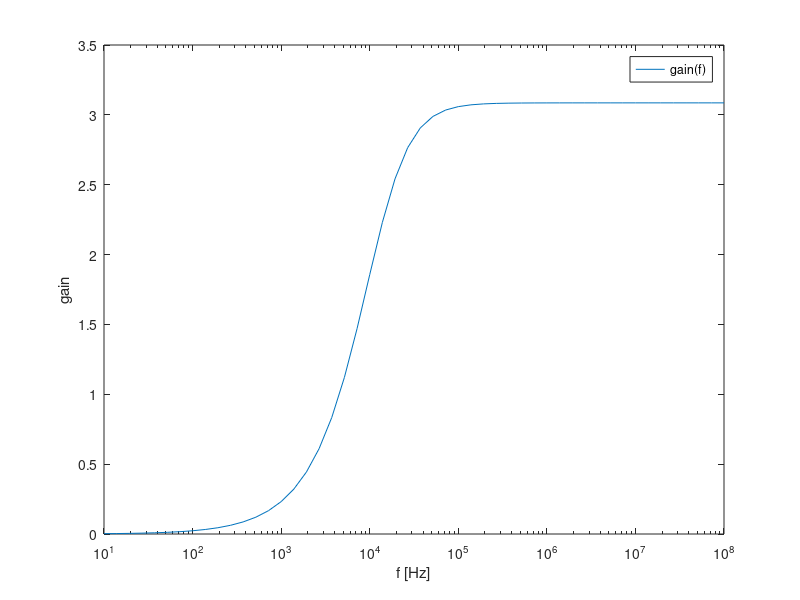
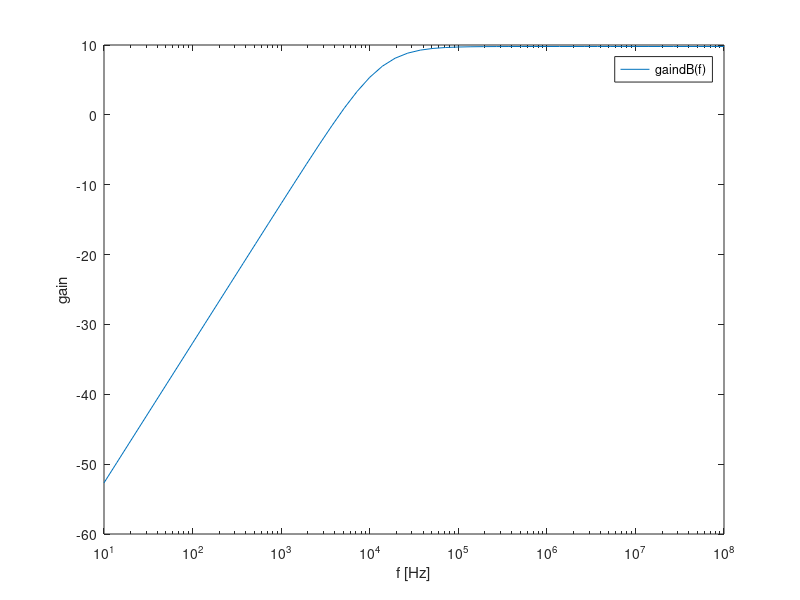

These figures' MATLAB source, in order:
close all
clear all
format long

f = 100e3;
w = 2*pi*f;


%gain stage

VT=25e-3
BFN=178.7
VAFN=69.7
VBEON=0.7


 printf("ModelData_TAB \n"); 
 printf("$V_{A}$ = %f V\n", VAFN);
 printf("$V_{BEON}$ = %f V \n", VBEON);
 printf("$V_{T}$ = %f V\n", VT);
 printf("$beta$ = %f \n", BFN); 
 printf("ModelData_END \n \n");


RE1=100
RC1=1000
RB1=80000
RB2=20000
VCC=12
RS=100

Ci=1e-3;
Cb=1e-3;
Co=1e-6;
RL=8;
Vinput=1;


 printf("UsedValues_TAB \n"); 
 printf("$V_{CC}$ = %e V\n", VCC);
 printf("$R_{inp}$ = %e Ohm\n", RS); 
 printf("$R_{1}$ = %e Ohm \n", RB1);
 printf("$R_{2}$ = %e Ohm \n", RB2);
 printf("$R_{c}$ = %e Ohm \n", RC1);
 printf("$R_{e}$ = %e Ohm \n", RE1);
 printf("$C_{inp}$ = %e F \n", Ci);
 printf("$C_{b}$ = %e F \n", Cb);
 printf("UsedValues_END \n \n");


%op
RB=1/(1/RB1+1/RB2)
VEQ=RB2/(RB1+RB2)*VCC
IB1=(VEQ-VBEON)/(RB+(1+BFN)*RE1)
IC1=BFN*IB1
IE1=(1+BFN)*IB1
VE1=RE1*IE1
VO1=VCC-RC1*IC1
VCE=VO1-VE1

 printf("GainOP_TAB \n"); 
 printf("$R_{B}$ = %e Ohm\n", RB);
 printf("$V_{eq}$ = %e V\n", VEQ); 
 printf("$I_{B1}$ = %e A \n", IB1);
 printf("$I_{C1}$ = %e A \n", IC1);
 printf("$I_{E1}$ = %e A \n", IE1);
 printf("$V_{E1}$ = %e V \n", VE1);
 printf("$V_{O1}$ = %e V \n", VO1);
 printf("$V_{CE}$ = %e V \n", VCE);
 printf("GainOP_END \n \n");

%incremental
gm1=IC1/VT
rpi1=BFN/gm1
ro1=VAFN/IC1

RSB=RB*RS/(RB+RS)

%ac
AV1 = RSB/RS * RC1*(RE1-gm1*rpi1*ro1)/((ro1+RC1+RE1)*(RSB+rpi1+RE1)+gm1*RE1*ro1*rpi1 - RE1^2)
AVI_DB = 20*log10(abs(AV1))
AV1simple = RB/(RB+RS) * gm1*RC1/(1+gm1*RE1)
AVIsimple_DB = 20*log10(abs(AV1simple))

RE1=0
AV1 = RSB/RS * RC1*(RE1-gm1*rpi1*ro1)/((ro1+RC1+RE1)*(RSB+rpi1+RE1)+gm1*RE1*ro1*rpi1 - RE1^2)
AVI_DB = 20*log10(abs(AV1))
AV1simple =  - RSB/RS * gm1*RC1/(1+gm1*RE1)
AVIsimple_DB = 20*log10(abs(AV1simple))

 printf("GainAV_TAB \n"); 
 printf("$A_{V1}$ = %e dB\n", AVI_DB);
 printf("$A_{VIsimple}$ = %e dB\n", AVIsimple_DB); 
 printf("GainAV_END \n \n"); 
 
RE1=100
ZI1 = 1/(1/RB+1/(((ro1+RC1+RE1)*(rpi1+RE1)+gm1*RE1*ro1*rpi1 - RE1^2)/(ro1+RC1+RE1)))
ZX = ro1*((RSB+rpi1)*RE1/(RSB+rpi1+RE1))/(1/(1/ro1+1/(rpi1+RSB)+1/RE1+gm1*rpi1/(rpi1+RSB)))
ZX = ro1*(   1/RE1+1/(rpi1+RSB)+1/ro1+gm1*rpi1/(rpi1+RSB)  )/(   1/RE1+1/(rpi1+RSB) ) 
ZO1 = 1/(1/ZX+1/RC1)

RE1=0
ZI1 = 1/(1/RB+1/(((ro1+RC1+RE1)*(rpi1+RE1)+gm1*RE1*ro1*rpi1 - RE1^2)/(ro1+RC1+RE1)))
ZO1 = 1/(1/ro1+1/RC1)

 printf("GainImpedance_TAB \n"); 
 printf("$Z_{In1}$ = %e Ohm\n", ZI1);
 printf("$Z_{Oot1}$ = %e Ohm\n", ZO1); 
 printf("GainImpedance_END \n \n");
 
%ouput stage
BFP = 227.3
VAFP = 37.2
RE2 = 100
VEBON = 0.7
VI2 = VO1
IE2 = (VCC-VEBON-VI2)/RE2
IC2 = BFP/(BFP+1)*IE2
VO2 = VCC - RE2*IE2

 printf("OutputModel_TAB \n"); 
 printf("$beta$ = %f \n", BFP); 
 printf("$V_{AFP}$ = %f V\n", VAFP);
 printf("$V_{BEON}$ = %f V \n", VEBON);
 printf("OutputModel_END \n \n");
 
 printf("OutputOP_TAB \n"); 
 printf("$V_{I2}$ = %e V\n", VI2);
 printf("$I_{E2}$ = %e A \n", IE2);
 printf("$I_{C2}$ = %e A \n", IC2);
 printf("$V_{O2}$ = %e V \n", VO2);
 printf("OutputOP_END \n \n");
 

gm2 = IC2/VT
go2 = IC2/VAFP
gpi2 = gm2/BFP
ge2 = 1/RE2

AV2 = gm2/(gm2+gpi2+go2+ge2)
ZI2 = (gm2+gpi2+go2+ge2)/gpi2/(gpi2+go2+ge2)
ZO2 = 1/(gm2+gpi2+go2+ge2)

rpi2 = BFP/gm2;
ro2 = VAFP/IC2;
gm2 = IC2/VT;


 printf("OutputAV_TAB \n"); 
 printf("$A_{V2}$ = %e dB\n", AV2);
 printf("OutputAV_END \n \n"); 
 
 printf("OutputImpedance_TAB \n"); 
 printf("$Z_{In2}$ = %e Ohm\n", ZI2);
 printf("$Z_{Out2}$ = %e Ohm\n", ZO2); 
 printf("OutputImpedance_END \n \n");



%total
gB = 1/(1/gpi2+ZO1)
AV = (gB+gm2/gpi2*gB)/(gB+ge2+go2+gm2/gpi2*gB)*AV1
AV_DB = 20*log10(abs(AV))
ZI=ZI1
ZO=1/(go2+gm2/gpi2*gB+ge2+gB)


 printf("Total_TAB \n"); 
 printf("$A_{V}$ = %e dB\n", AV_DB);
 printf("$Z_{I}$ = %e Ohm\n", ZI);
 printf("$Z_{O}$ = %e Ohm\n", ZO); 
 printf("Total_END \n \n");
 
 printf("ZTOTAL_TAB \n"); 
 printf("$Z_{I}$ = %e Ohm\n", ZI);
 printf("$Z_{O}$ = %e Ohm\n", ZO); 
 printf("ZTOTAL_END \n \n");



% GRANDEZAS PARA PÔR NAS TABELAS

%tabela zin/zout/gain
diary on
Zi = ZI
Zo = ZO
Zi1 = ZI1
Zo1 = ZO1
Zi2 = ZI2
Zo2 = ZO2
Gain = abs(AV)
Gain1 = abs(AV1)
Gain2 = abs(AV2)
diary off

%tabela op
diary on
Vbase = VEQ
Vcoll = -RC1*IC1+VCC
Vemit = VE1
Vemit2 = -RE2*IE2+VCC
Vin = 0
Vin2 = 0
Vout = 0
Vvcc = VCC
diary off

% FREQUENCY RESPONSE
f_H=f;
f_L= (1/(3*Ci)+ 1/((ZO+RL)*Co) +1/((ZI+RS)*Cb))/(2*pi);
band=f_H - f_L

 printf("LC_TAB \n"); 
 printf("$Lower CO freq$ = %e Hz\n", f_L);
 printf("LC_END \n \n");

freq=logspace(1,8);

for i=1:50
wfreq=2*pi*freq(i);
ZCI   = 1/(wfreq*j*Ci);
ZCB   = 1/(wfreq*j*Cb);
ZEB = 1/(1/RE1 + 1/ZCB);
zpi2  = 1/gpi2;
zo2   = 1/go2;
ZE2 = 1/(1/zo2 + 1/RE2);
ZCO   = 1/(wfreq*j*Co);


A = [ RS+ZCI+RB , -RB, 0 , 0 , 0 , 0 , 0; ...
 	    0 , -ZEB , -ro1, ZEB + ro1 + RC1, -RC1, 0, 0 ; ...
      0 , rpi1*gm1 , 1  , 0 , 0, 0 , 0  ; ...
      0 , 0 , 0  , -RC1, zpi2+RC1, ZE2 , -ZE2; ...
      0 , 0  , 0  , 0  , -1-zpi2*gm2 , 1  , 0 ; ...
      0, 0 , 0  , 0 , 0 , -ZE2, ZE2+ZCO+RL ; ...
      RB  , RB + rpi1 + ZEB , 0 , -ZEB  , 0 , 0 , 0 ];
        
B = [Vinput; 0; 0 ; 0 ; 0; 0; 0];

C = A\B;

Gain(i) = abs(C(7)*RL/Vinput);
GaindB(i) = 20*log10(abs(C(7)*RL/Vinput));

endfor

% Plot do gain com a frequência
hfa = figure;
semilogx(freq, Gain,";gain(f);");
xlabel ("f [Hz]");
ylabel ("gain");
print (hfa, "gain_octave.odg", "-depsc");

% Plot do gain em dB com a frequência
hfb = figure;
semilogx(freq, GaindB,";gaindB(f);");
xlabel ("f [Hz]");
ylabel ("gain");
print (hfb, "gaindb_octave.odg", "-depsc");




